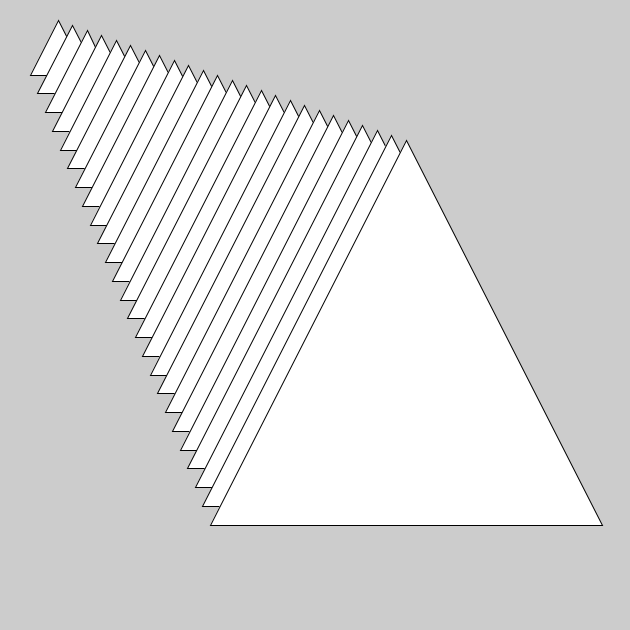
Frame 1 (no input)
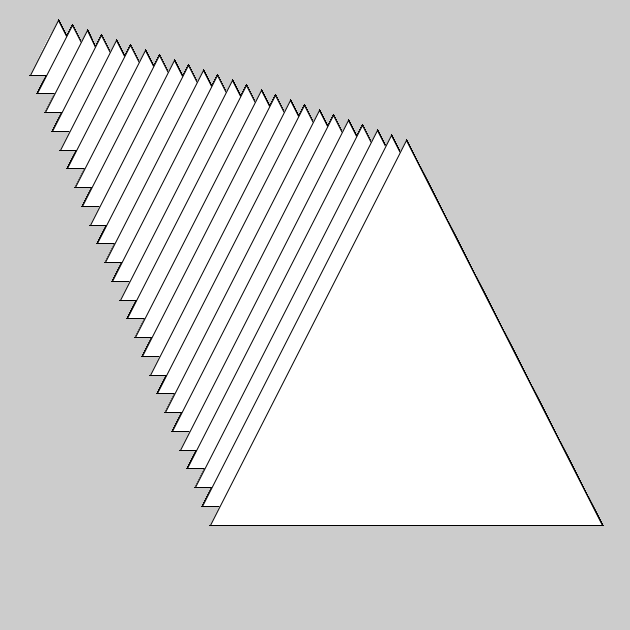
Frame 60 (the mouse pressed at the canvas centre just before this capture)
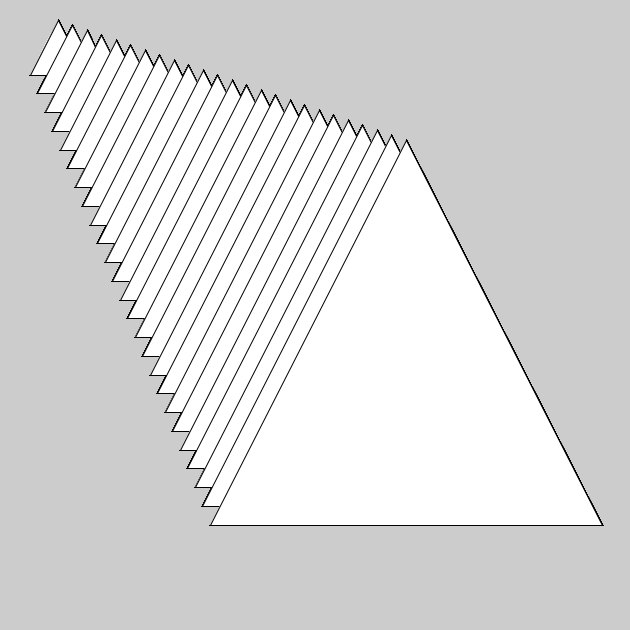
Frame 120 (the mouse held since frame 60 and released just before this capture)

The Processing sketch that drew these frames (run headless with seeded random() and noise(); from frame 60 on, the mouse is pressed at the canvas centre):

// Processing sketch: Class18_az1715
// ── Class18_az1715.pde

void setup(){
  size(630,630);

}
void draw(){
  
 triangle(30, 75, 58, 20, 86, 75); 
 triangle(37.5, 93.75, 72.5, 25, 107.5, 93.75);
 triangle(45, 112.5, 87, 30, 126, 112.5);
 triangle(52.5, 131.25, 101.5, 35, 150.5, 131.25);
 triangle(60, 150, 116, 40, 172, 150);
 triangle(67.5, 168.75, 130.5, 45, 193.5, 168.75);
 triangle(75, 187.5, 145, 50, 215, 187.5);
 triangle(82.5, 206.25, 159.5, 55, 236.5, 206.25);
 triangle(90,225, 174, 60, 258,225);
 triangle(97.5, 243.75, 188.5, 65, 279.5, 243.75);
 triangle(105, 262.5, 203, 70, 301, 262.5);
 triangle(112.5, 281.25, 217.5, 75, 322.5, 281.25);
 triangle(120, 300, 232, 80, 344, 300);
 triangle(127.5, 318.75, 246.5, 85, 365.5, 318.75);
 triangle(135, 337.5, 261, 90, 387, 337.5);
 triangle(142.5, 356.25, 275.5, 95, 408.5, 356.25); 
 triangle(150, 375, 290, 100, 430, 375); 
 triangle(157.5, 393.75, 304.5, 105, 451, 393.75); 
 triangle(165, 412.5, 319, 110, 473, 412.5); 
 triangle(172.5, 431.25, 333.5, 115, 494.5, 431.25); 
 triangle(180, 450, 348, 120, 516, 450); 
 triangle(187.5, 468.75, 362.5, 125, 537.5, 468.75); 
 triangle(195, 487.5, 377, 130, 559, 487.5); 
 triangle(202.5, 506.25, 391, 135, 580.5, 506.25); 
 triangle(210, 525, 406, 140, 602, 525); 


}
